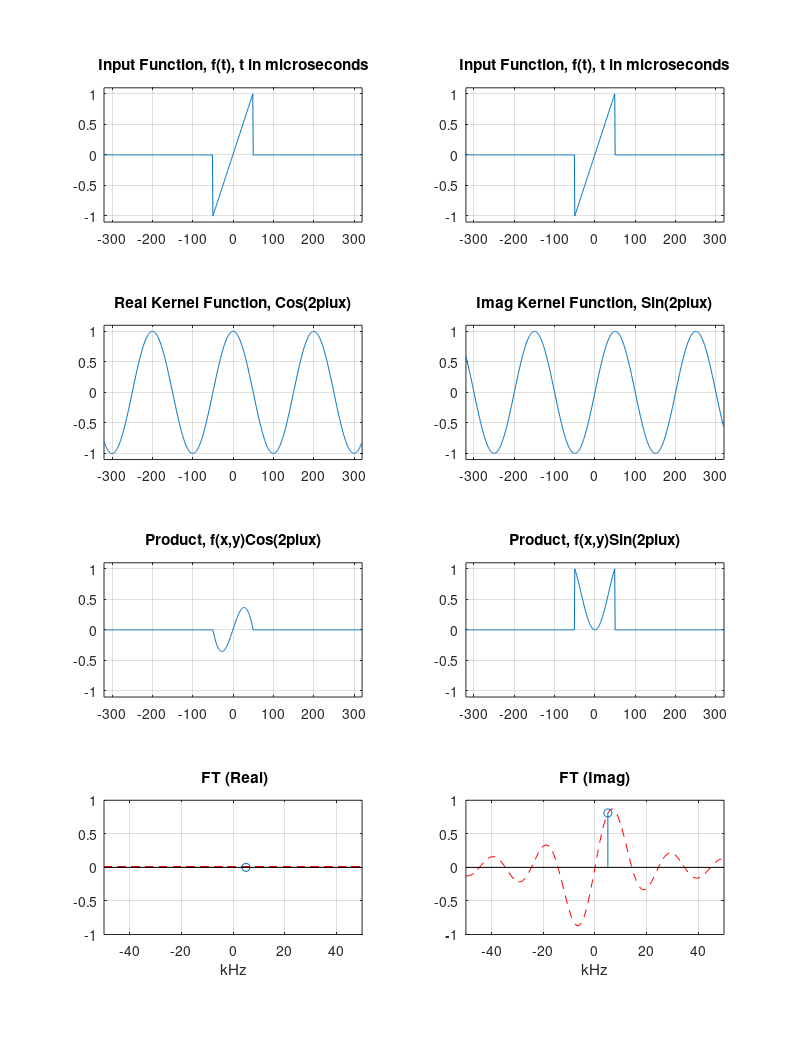

Write MATLAB code to recreate this figure.
clf
clear all
orient tall
%
%freq_slider=uicontrol('Style','slider',...
% 'Units','normalized',...
% 'Position',[.12 .12 .6 .04],...
% 'Value',freq,'Max',max_freq,'Min',min_freq,...
% 'Callback','sigdemo2(''setfreq'',1); sigdemo2(''redraw'');');
%
% h1 = uicontrol('Position',[200, 10 250, 17])
% set(h1,'Callback','get(h1,''value'')');
% set(h1,'Style','slider');
% set(h1,'Max',50);
% u = round(ans)
%
x101 = [linspace(-50,50,101)];
z101 = zeros(101);
xx=[linspace(-320,319,640)];
yy=[linspace(0,0,270) linspace(-1,1,100) linspace(0,0,270)];
%
%
subplot(4,2,1); p1=plot(xx,yy); 
axis([-320 320 -1.1 1.1])
title('Input Function, f(t), t in microseconds')
set(p1,'Markersize',0.5)
%xlabel('micro sec')
grid on
hold on
% 
subplot(4,2,2); p2=plot(xx,yy);
set(p2,'Markersize',0.5) 
axis([-320 320 -1.1 1.1])
title('Input Function, f(t), t in microseconds')
%xlabel('micro sec')
grid on
%
%
u= input('Value of u (kHz) ')
u = round(u)
%
%
for i = 1:640
   kcos(i) = cos(2*pi*( (u*xx(i)/1000) ));
   ksin(i) = sin(2*pi*( (u*xx(i)/1000) ));
   preal(i) = yy(i) * kcos(i);
   pimag(i) = yy(i) * ksin(i);
end
%
for i=  1:101
   ii  = i - 51;
   xn1  = 2*(sin(2*pi*50*ii/1000));
   xn2  = 2*(2*pi*ii*50/1000)*(cos(2*pi*50*ii/1000));
   xd  = (2*pi*50*ii/1000).^2;
   if (xd==0)
     ft(i) = 0;
   else 
     ft(i) = (xn1-xn2)./xd;
   end
%
end
%
uu = 51+u;
int = ft(uu);
%
%
subplot(4,2,3); plot(xx,kcos);
axis([-320 320 -1.1 1.1]) 
title('Real Kernel Function, Cos(2piux)')
%xlabel('micro sec')
grid on
%
subplot(4,2,4); plot(xx,ksin); 
axis([-320 320 -1.1 1.1])
title('Imag Kernel Function, Sin(2piux)')
%xlabel('micro sec')
grid on
%
% pause
%
subplot(4,2,5); plot(xx,preal);
axis([-320 320 -1.1 1.1])
title('Product, f(x,y)Cos(2piux)')
%xlabel('micro sec')
grid on
%
subplot(4,2,6); plot(xx,pimag);
axis([-320 320 -1.1 1.1])
title('Product, f(x,y)Sin(2piux)')
%xlabel('micro sec')
grid on
%
subplot(4,2,7); plot(x101,z101,'r--');
title(' FT (Real)')
xlabel('kHz')
axis([-50 50 -1 1])
hold on
stem(u,0)
grid on
%
subplot(4,2,8); plot(x101,ft,'r--');
title('FT (Imag)')
xlabel('kHz')
axis([-50 50 -1 1])
hold on
stem(u,int)
grid on











